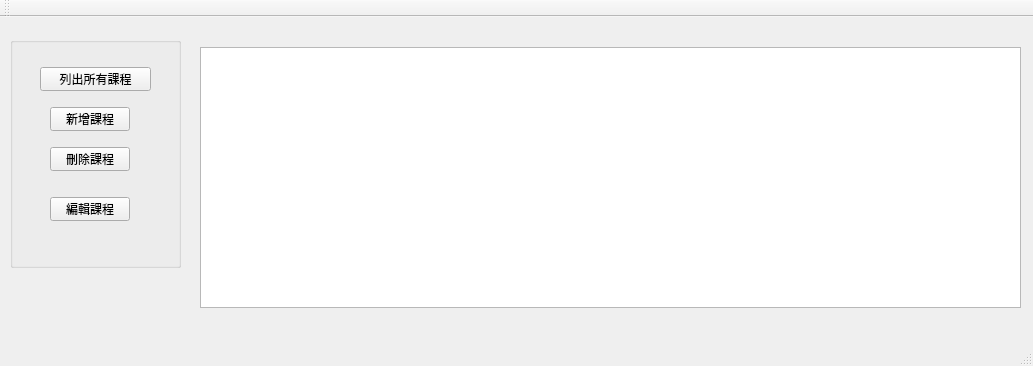
<?xml version="1.0" encoding="UTF-8"?>
<ui version="4.0">
 <class>MainWindow</class>
 <widget class="QMainWindow" name="MainWindow">
  <property name="geometry">
   <rect>
    <x>0</x>
    <y>0</y>
    <width>1033</width>
    <height>366</height>
   </rect>
  </property>
  <property name="windowTitle">
   <string>課程管理系統</string>
  </property>
  <widget class="QWidget" name="centralWidget">
   <widget class="QGroupBox" name="groupBox">
    <property name="geometry">
     <rect>
      <x>10</x>
      <y>20</y>
      <width>171</width>
      <height>231</height>
     </rect>
    </property>
    <property name="title">
     <string/>
    </property>
    <widget class="QPushButton" name="btnShow">
     <property name="geometry">
      <rect>
       <x>30</x>
       <y>30</y>
       <width>111</width>
       <height>24</height>
      </rect>
     </property>
     <property name="text">
      <string>列出所有課程</string>
     </property>
    </widget>
    <widget class="QPushButton" name="btnCreate">
     <property name="geometry">
      <rect>
       <x>40</x>
       <y>70</y>
       <width>80</width>
       <height>24</height>
      </rect>
     </property>
     <property name="text">
      <string>新增課程</string>
     </property>
    </widget>
    <widget class="QPushButton" name="btnDelete">
     <property name="geometry">
      <rect>
       <x>40</x>
       <y>110</y>
       <width>80</width>
       <height>24</height>
      </rect>
     </property>
     <property name="text">
      <string>刪除課程</string>
     </property>
    </widget>
    <widget class="QPushButton" name="btnEdit">
     <property name="geometry">
      <rect>
       <x>40</x>
       <y>160</y>
       <width>80</width>
       <height>24</height>
      </rect>
     </property>
     <property name="text">
      <string>編輯課程</string>
     </property>
    </widget>
   </widget>
   <widget class="QTableWidget" name="tableClass">
    <property name="geometry">
     <rect>
      <x>200</x>
      <y>30</y>
      <width>821</width>
      <height>261</height>
     </rect>
    </property>
   </widget>
  </widget>
  <widget class="QMenuBar" name="menuBar">
   <property name="geometry">
    <rect>
     <x>0</x>
     <y>0</y>
     <width>1033</width>
     <height>24</height>
    </rect>
   </property>
  </widget>
  <widget class="QToolBar" name="mainToolBar">
   <attribute name="toolBarArea">
    <enum>TopToolBarArea</enum>
   </attribute>
   <attribute name="toolBarBreak">
    <bool>false</bool>
   </attribute>
  </widget>
  <widget class="QStatusBar" name="statusBar"/>
 </widget>
 <layoutdefault spacing="6" margin="11"/>
 <resources/>
 <connections/>
</ui>
